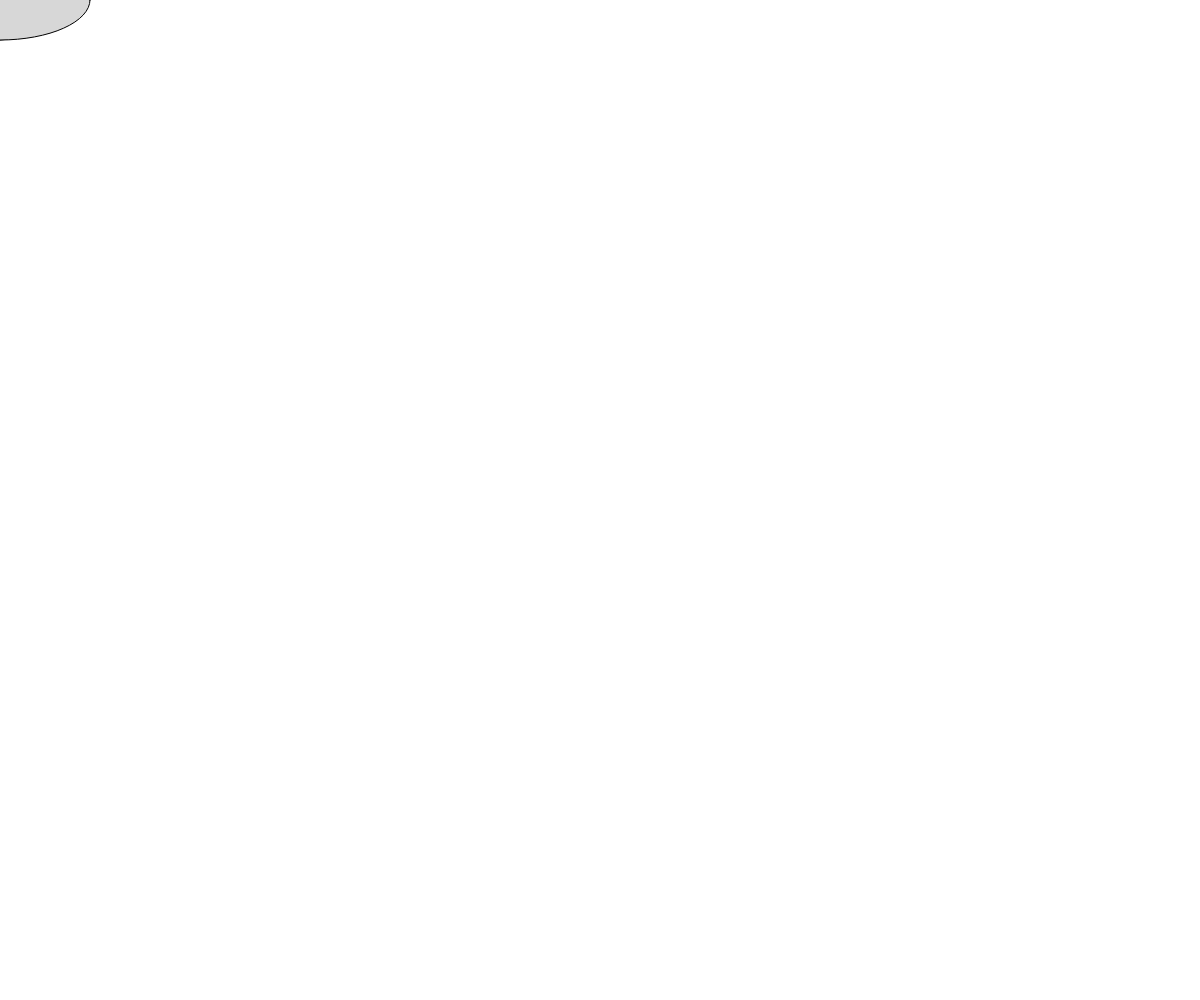
Frame 1 (no input)
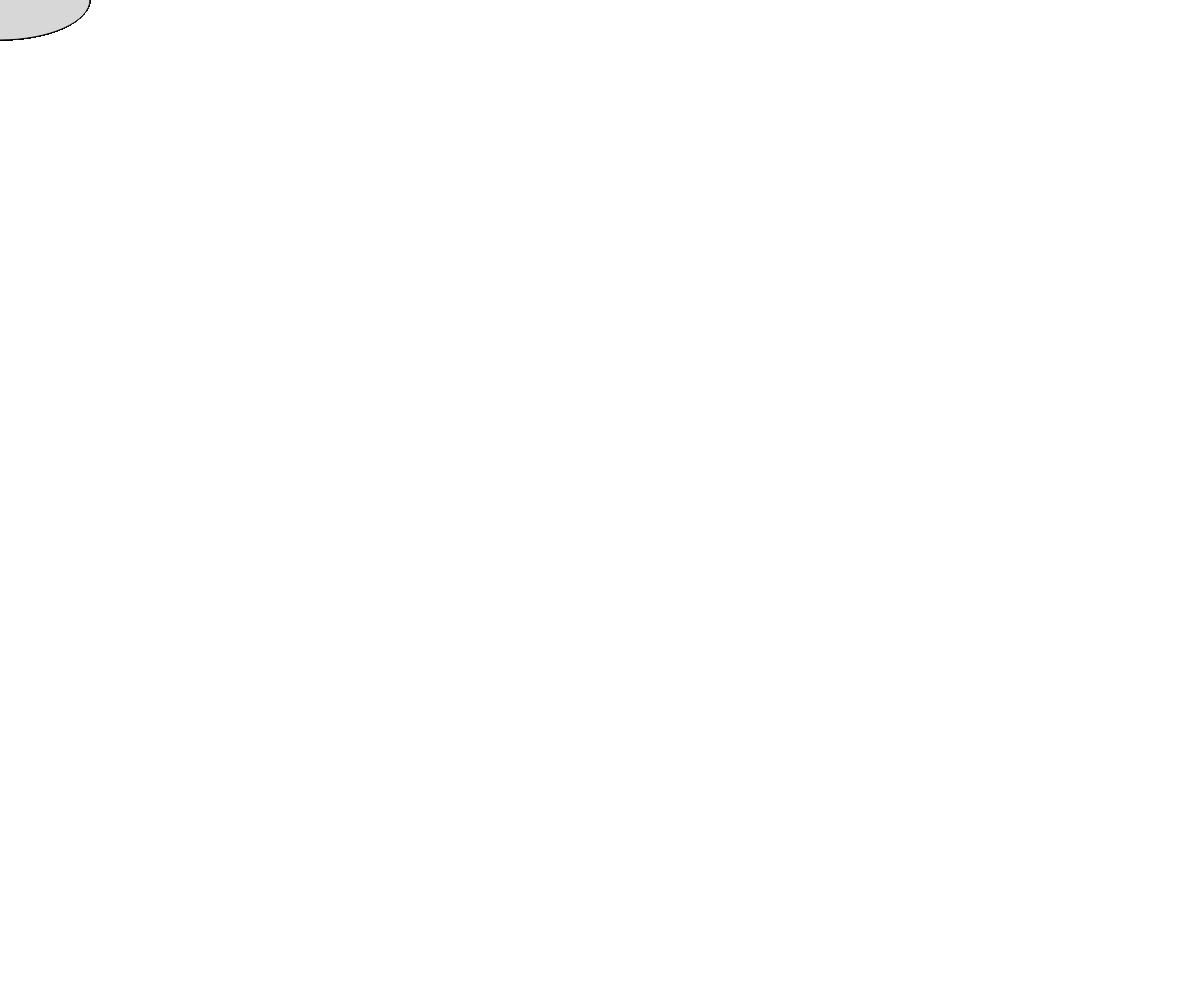
Frame 60 (no input)
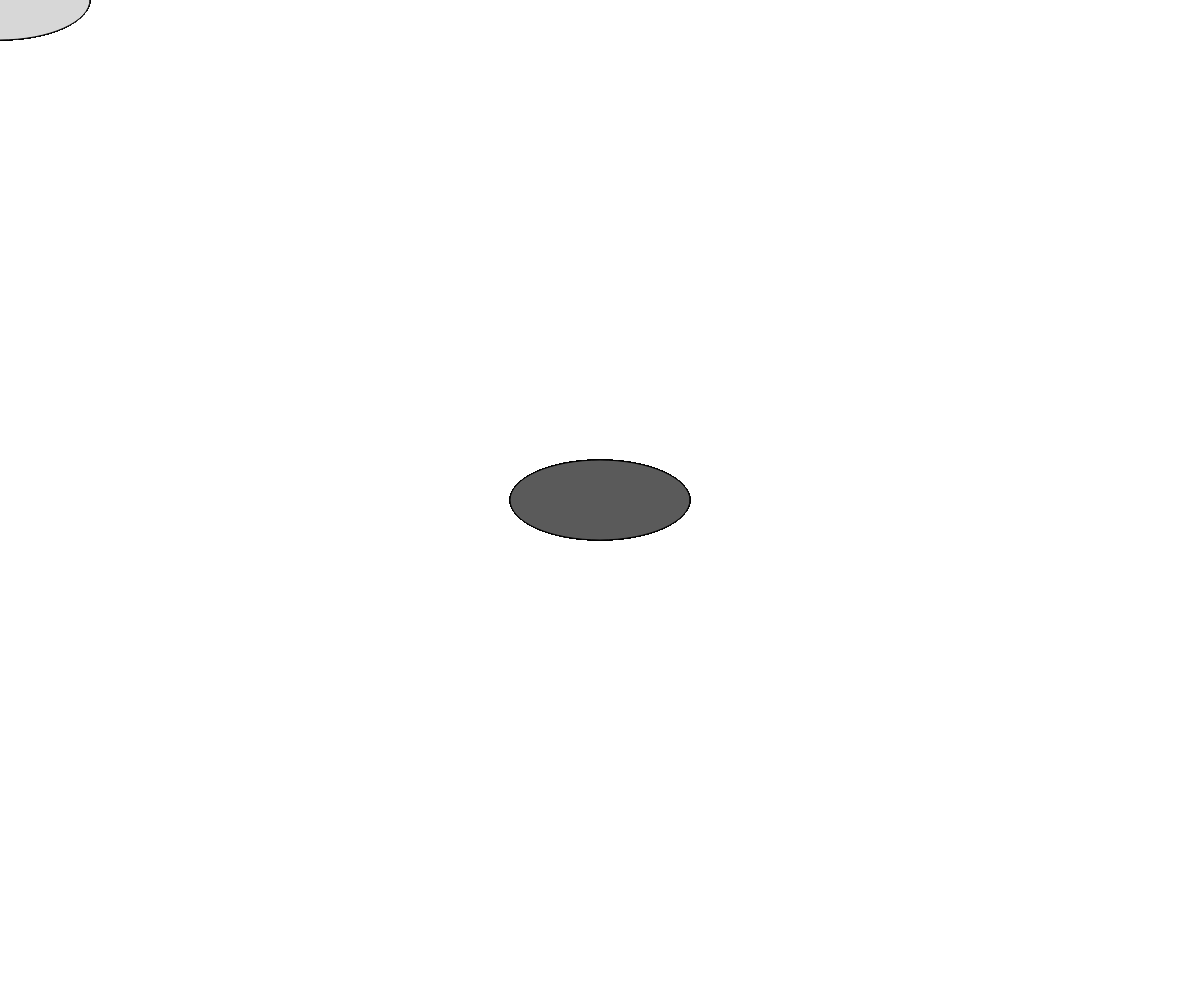
Frame 120 (the mouse pressed at the canvas centre since frame 60)

The p5.js sketch that drew these frames (run headless with seeded random() and noise() and a simulated clock; from frame 60 on, the mouse is pressed at the canvas centre):

// p5.js sketch
// ── sketch.js
/* eslint-disable no-undef, no-unused-vars */
function setup() {
  createCanvas(windowWidth, windowHeight);
  // Put setup code here
}
function draw() {
  // Put drawings here
  if (mouseIsPressed) {
    fill(45);
    fill(90);
  } else {
    fill(215);
  }
  ellipse(mouseX, mouseY, 80, 80);
  ellipse(mouseX, mouseY, 180, 80);
}

// This Redraws the Canvas when resized
windowResized = function () {
  resizeCanvas(windowWidth, windowHeight);
};
